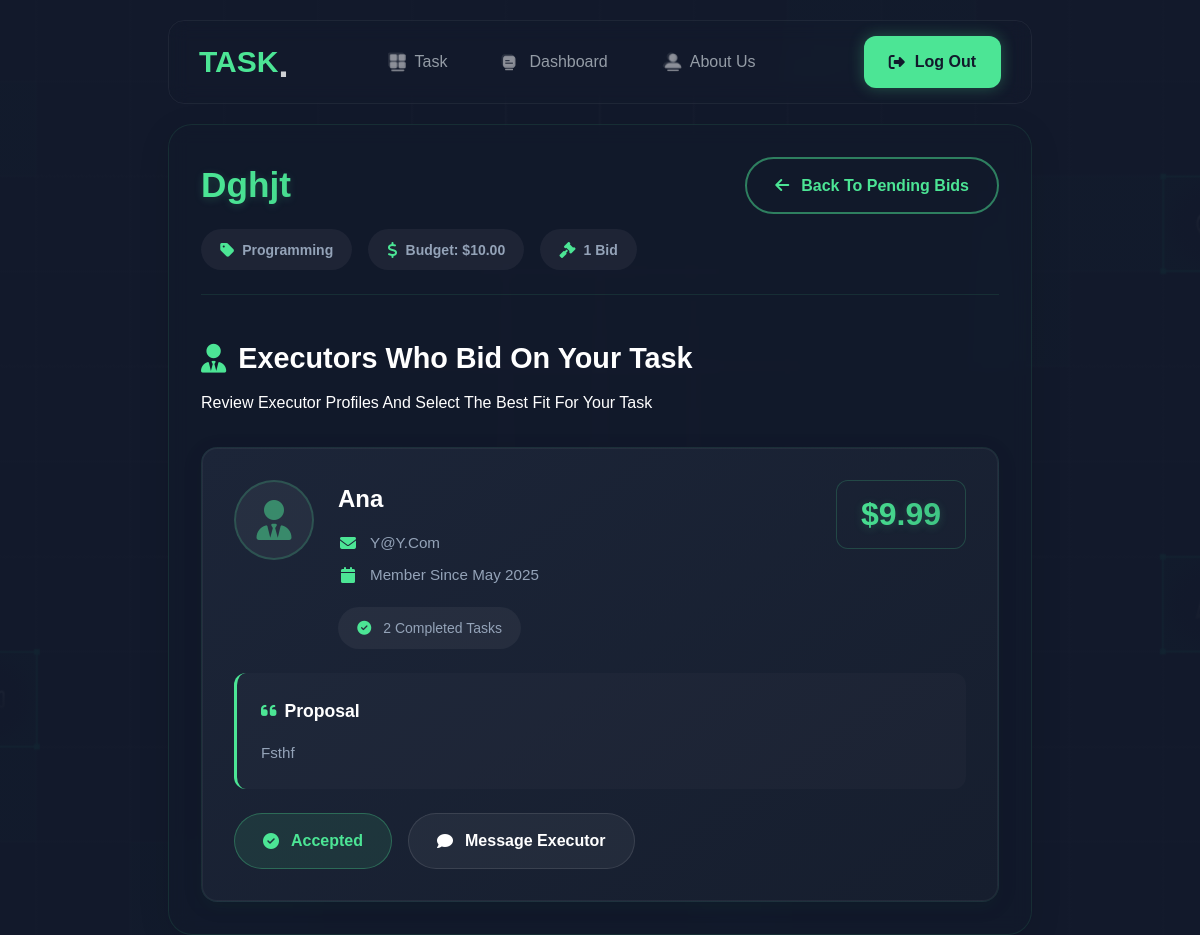
Page /task_executors.php?id=39 (signed in) on the committed database.
### tables this page shows
CREATE TABLE `tasks` (
  `task_id` int(11) NOT NULL,
  `client_id` int(11) NOT NULL,
  `executor_id` int(11) DEFAULT NULL,
  `title` varchar(100) NOT NULL,
  `description` text NOT NULL,
  `category_id` int(11) DEFAULT NULL,
  `budget` decimal(10,2) NOT NULL,
  `deadline` datetime NOT NULL,
  `status` enum('posted','assigned','in_progress','completed','cancelled') DEFAULT 'posted',
  `created_at` timestamp NOT NULL DEFAULT current_timestamp(),
  `accepted_at` timestamp NULL DEFAULT NULL,
  `location` varchar(255) DEFAULT NULL,
  `image_url` varchar(255) NOT NULL,
  `payment_status` enum('unpaid','paid') DEFAULT 'unpaid'
);

CREATE TABLE `categories` (
  `category_id` int(11) NOT NULL,
  `name` varchar(50) NOT NULL,
  `description` text DEFAULT NULL,
  `icon` varchar(100) DEFAULT NULL
);

CREATE TABLE `bids` (
  `bid_id` int(11) NOT NULL,
  `task_id` int(11) NOT NULL,
  `executor_id` int(11) NOT NULL,
  `bid_amount` decimal(10,2) NOT NULL,
  `proposal_text` text DEFAULT NULL,
  `bid_date` timestamp NOT NULL DEFAULT current_timestamp(),
  `status` enum('pending','accepted','rejected','cancelled','done') DEFAULT 'pending'
);

CREATE TABLE `users` (
  `id_user` int(11) NOT NULL,
  `name` varchar(100) NOT NULL,
  `email` varchar(100) NOT NULL,
  `password` varchar(255) NOT NULL,
  `role` enum('client','executor') NOT NULL,
  `registration_date` timestamp NOT NULL DEFAULT current_timestamp(),
  `profile_picture` varchar(255) DEFAULT NULL
);

### task_executors.php (the view, shortened to what this page needs)
<?php
require_once 'config/db.php';
$task_id = $_GET['id'];
try {
    $stmt = $pdo->prepare("
        SELECT t.task_id, t.title, t.budget, t.status, c.name as category_name
        FROM tasks t
        LEFT JOIN categories c ON t.category_id = c.category_id
        WHERE t.task_id = ? AND t.client_id = ?
    ");
    $stmt->execute([$task_id, $_SESSION['user_id']]);
    $task = $stmt->fetch();
    $stmt = $pdo->prepare("
        SELECT b.*,
               u.id_user, u.name, u.email, u.profile_picture, u.registration_date,
               (SELECT COUNT(*) FROM tasks t WHERE t.executor_id = u.id_user AND t.status = 'completed') as completed_tasks,
               (SELECT AVG(rating) FROM reviews r
                JOIN tasks t ON r.task_id = t.task_id
                WHERE t.executor_id = u.id_user) as avg_rating
        FROM bids b
        JOIN users u ON b.executor_id = u.id_user
        WHERE b.task_id = ?
        ORDER BY b.bid_date DESC
    ");
    $stmt->execute([$task_id]);
    $bids = $stmt->fetchAll();
} catch (PDOException $e) {
    $error_message = "Database error: " . $e->getMessage();
}
?>
<!DOCTYPE html>
<html lang="en">
<head>
    <link rel="stylesheet" href="https://cdnjs.cloudflare.com/ajax/libs/font-awesome/6.4.2/css/all.min.css">
    <link rel="stylesheet" href="style/header.css">
    <link rel="stylesheet" href="style/task_executors.css">
</head>
<body>
    <main class="container">
    <?php include 'components/header.php'; ?>
        <?php if (isset($error_message)): ?>
            <div class="error-message">
                <?php echo htmlspecialchars($error_message); ?>
            </div>
        <?php else: ?>
            <div class="dashboard-container">
            <div class="task-header">
                <div>
                    <h1><?php echo htmlspecialchars($task['title']); ?></h1>
                    <div class="task-info">
                        <span><i class="fas fa-tag"></i> <?php echo htmlspecialchars($task['category_name']); ?></span>
                        <span><i class="fas fa-dollar-sign"></i> Budget: $<?php echo number_format($task['budget'], 2); ?></span>
                        <span><i class="fas fa-gavel"></i> <?php echo count($bids); ?> Bid<?php echo count($bids) != 1 ? 's' : ''; ?></span>
                    </div>
                </div>
                <a href="pending_bids.php" class="btn btn-secondary">
                    <i class="fas fa-arrow-left"></i> Back to Pending Bids
                </a>
            </div>
            <?php if (empty($bids)): ?>
                <div class="empty-state">
                    <i class="fas fa-gavel"></i>
                    <h2>No Bids Yet</h2>
                    <p>There are no bids for this task yet. Check back later.</p>
                </div>
            <?php else: ?>
                <h2><i class="fas fa-user-tie"></i> Executors Who Bid on Your Task</h2>
                <p>Review executor profiles and select the best fit for your task</p>
                <div class="executors-list">
                    <?php foreach ($bids as $bid): ?>
                        <div class="executor-card">
                            <div class="executor-header">
                                <div class="executor-info">
                                    <div class="executor-avatar">
                                        <?php if ($bid['profile_picture']): ?>
                                            <img src="<?php echo htmlspecialchars($bid['profile_picture']); ?>" alt="Executor Profile">
                                        <?php else: ?>
                                            <i class="fas fa-user-tie"></i>
                                        <?php endif; ?>
                                    </div>
                                    <div class="executor-details">
                                        <h3><?php echo htmlspecialchars($bid['name']); ?></h3>
                                        <p><i class="fas fa-envelope"></i> <?php echo htmlspecialchars($bid['email']); ?></p>
                                        <p><i class="fas fa-calendar"></i> Member since <?php echo date('M Y', strtotime($bid['registration_date'])); ?></p>
                                        <div class="executor-stats">
                                            <div class="stat-item">
                                                <i class="fas fa-check-circle"></i>
                                                <span><?php echo $bid['completed_tasks']; ?> Completed Tasks</span>
                                            </div>
                                        </div>
                                    </div>
                                </div>
                                <div class="bid-amount">
                                    $<?php echo number_format($bid['bid_amount'], 2); ?>
                                </div>
                            </div>
                            <?php if (!empty($bid['proposal_text'])): ?>
                                <div class="bid-proposal">
                                    <h4><i class="fas fa-quote-left"></i> Proposal</h4>
                                    <p><?php echo nl2br(htmlspecialchars($bid['proposal_text'])); ?></p>
                                </div>
                            <?php endif; ?>
                            <div class="executor-actions">
                                <?php if ($bid['status'] === 'pending'): ?>
                                    <button class="btn-primary" onclick="acceptBid(<?php echo $bid['bid_id']; ?>, <?php echo $task_id; ?>)">
                                        <i class="fas fa-check"></i> Accept Bid
                                    </button>
                                <?php elseif ($bid['status'] === 'accepted'): ?>
                                    <div class="bid-status accepted">
                                        <i class="fas fa-check-circle"></i> Accepted
                                    </div>
                                <?php elseif ($bid['status'] === 'rejected'): ?>
                                    <div class="bid-status rejected">
                                        <i class="fas fa-times-circle"></i> Rejected
                                    </div>
                                <?php endif; ?>
                                <button class="btn-message" onclick="openMessageModal(<?php echo $bid['id_user']; ?>)">
                                    <i class="fas fa-comment"></i> Message Executor
                                </button>
                            </div>
                        </div>
                    <?php endforeach; ?>
                </div>
            <?php endif; ?>
        <?php endif; ?>
    </main>
</body>
</html>

### style/header.css (style rules this page uses)
* { margin: 0; padding: 0; box-sizing: border-box; font-family: "Magnetik", sans-serif; text-transform: capitalize; text-decoration: none; list-style: none; border: none; outline: none; }

### rows in the picture
tasks: title "Dghjt", category.name "Programming", budget "10.00"
bids: executor.name "Ana", executor.email "Y@y.com", executor.registration_date "May 2025", completed_tasks "2", bid_amount "9.99", proposal_text "Fsthf", status "accepted" (drawn)

### other values in the picture
count($bids) "1"
